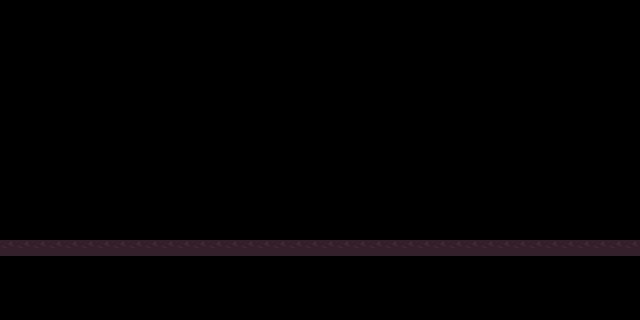

Tiled map render using the project's own tile images. Description and the whole map definition, tile-layer contents included, below:
An orthogonal 40x20 tile map with 16x16 px tiles, 1 tile layer (terrain) and 1 object (player).

<map version="1.10" tiledversion="1.11.1" orientation="orthogonal" renderorder="right-down" width="40" height="20" tilewidth="16" tileheight="16" infinite="0" nextlayerid="3" nextobjectid="2">
 <tileset firstgid="1" source="../tsx/tiles.tsx" />
 <layer id="1" name="terrain" width="40" height="20">
  <properties>
   <property name="collision" type="bool" value="true" />
  </properties>
  <data encoding="csv">
0,0,0,0,0,0,0,0,0,0,0,0,0,0,0,0,0,0,0,0,0,0,0,0,0,0,0,0,0,0,0,0,0,0,0,0,0,0,0,0,
0,0,0,0,0,0,0,0,0,0,0,0,0,0,0,0,0,0,0,0,0,0,0,0,0,0,0,0,0,0,0,0,0,0,0,0,0,0,0,0,
0,0,0,0,0,0,0,0,0,0,0,0,0,0,0,0,0,0,0,0,0,0,0,0,0,0,0,0,0,0,0,0,0,0,0,0,0,0,0,0,
0,0,0,0,0,0,0,0,0,0,0,0,0,0,0,0,0,0,0,0,0,0,0,0,0,0,0,0,0,0,0,0,0,0,0,0,0,0,0,0,
0,0,0,0,0,0,0,0,0,0,0,0,0,0,0,0,0,0,0,0,0,0,0,0,0,0,0,0,0,0,0,0,0,0,0,0,0,0,0,0,
0,0,0,0,0,0,0,0,0,0,0,0,0,0,0,0,0,0,0,0,0,0,0,0,0,0,0,0,0,0,0,0,0,0,0,0,0,0,0,0,
0,0,0,0,0,0,0,0,0,0,0,0,0,0,0,0,0,0,0,0,0,0,0,0,0,0,0,0,0,0,0,0,0,0,0,0,0,0,0,0,
0,0,0,0,0,0,0,0,0,0,0,0,0,0,0,0,0,0,0,0,0,0,0,0,0,0,0,0,0,0,0,0,0,0,0,0,0,0,0,0,
0,0,0,0,0,0,0,0,0,0,0,0,0,0,0,0,0,0,0,0,0,0,0,0,0,0,0,0,0,0,0,0,0,0,0,0,0,0,0,0,
0,0,0,0,0,0,0,0,0,0,0,0,0,0,0,0,0,0,0,0,0,0,0,0,0,0,0,0,0,0,0,0,0,0,0,0,0,0,0,0,
0,0,0,0,0,0,0,0,0,0,0,0,0,0,0,0,0,0,0,0,0,0,0,0,0,0,0,0,0,0,0,0,0,0,0,0,0,0,0,0,
0,0,0,0,0,0,0,0,0,0,0,0,0,0,0,0,0,0,0,0,0,0,0,0,0,0,0,0,0,0,0,0,0,0,0,0,0,0,0,0,
0,0,0,0,0,0,0,0,0,0,0,0,0,0,0,0,0,0,0,0,0,0,0,0,0,0,0,0,0,0,0,0,0,0,0,0,0,0,0,0,
0,0,0,0,0,0,0,0,0,0,0,0,0,0,0,0,0,0,0,0,0,0,0,0,0,0,0,0,0,0,0,0,0,0,0,0,0,0,0,0,
0,0,0,0,0,0,0,0,0,0,0,0,0,0,0,0,0,0,0,0,0,0,0,0,0,0,0,0,0,0,0,0,0,0,0,0,0,0,0,0,
126,126,126,126,126,126,126,126,126,126,126,126,126,126,126,126,126,126,126,126,126,126,126,126,126,126,126,126,126,126,126,126,126,126,126,126,126,126,126,126,
0,0,0,0,0,0,0,0,0,0,0,0,0,0,0,0,0,0,0,0,0,0,0,0,0,0,0,0,0,0,0,0,0,0,0,0,0,0,0,0,
0,0,0,0,0,0,0,0,0,0,0,0,0,0,0,0,0,0,0,0,0,0,0,0,0,0,0,0,0,0,0,0,0,0,0,0,0,0,0,0,
0,0,0,0,0,0,0,0,0,0,0,0,0,0,0,0,0,0,0,0,0,0,0,0,0,0,0,0,0,0,0,0,0,0,0,0,0,0,0,0,
0,0,0,0,0,0,0,0,0,0,0,0,0,0,0,0,0,0,0,0,0,0,0,0,0,0,0,0,0,0,0,0,0,0,0,0,0,0,0,0</data>
 </layer>
 <objectgroup id="2" name="entities">
  <object id="1" name="player" x="100" y="200" />
 </objectgroup>
</map>
